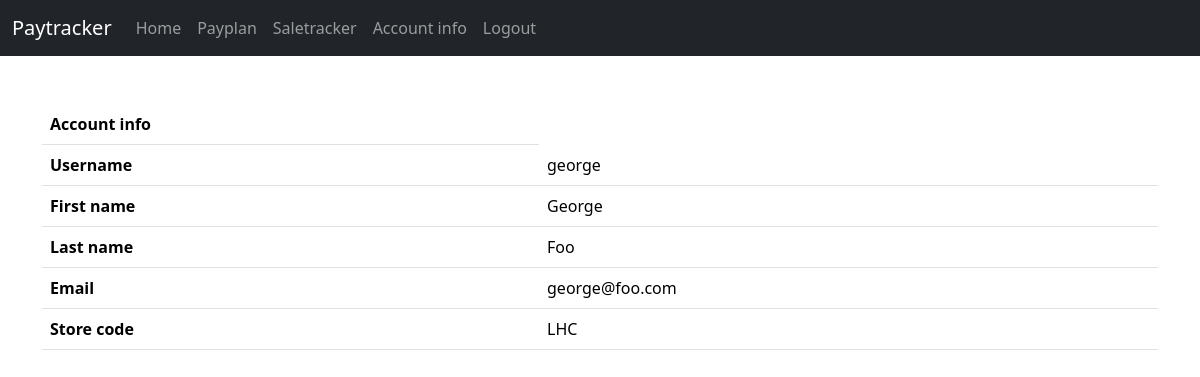
The app's page /users/ (signed in) with its own data.
### payplan/models.py (models this page shows, shortened)
class UserModel(models.Model):
    first_name = models.CharField(max_length=50)
    last_name = models.CharField(max_length=50)
    username = models.CharField(max_length=50)
    email = models.EmailField()
    store_code = models.CharField(max_length=50)

### users/views.py (the view)
# urls.py: path("", views.index, name="index")
def index(request):
    if not request.user.is_authenticated:
        return HttpResponseRedirect(reverse("users:login"))
    account_info = UserModel.objects.filter(username=request.user.username)
    return render(request, "users/index.html", {
        "account_info": account_info
    })

### users/templates/users/index.html
{% extends "users/layout.html" %}
{% block body %}
{% for entry in account_info %}
<table class="table">
    <thead>
        <tr>
            <th scope="col">Account info</th>
        </tr>
    </thead>
    <tbody>
        <tr>
            <th scope="col">Username</th>
            <td>{{ entry.username }}</td>
        </tr>
        <tr>
            <th scope="col">First name</th>
            <td>{{ entry.first_name }}</td>
        </tr>
        <tr>
            <th scope="col">Last name</th>
            <td>{{ entry.last_name }}</td>
        </tr>
        <tr>
            <th scope="col">Email</th>
            <td>{{ entry.email }}</td>
        </tr>
        <tr>
            <th scope="col">Store code</th>
            <td>{{ entry.store_code }}</td>
        </tr>
    </tbody>
</table>
{% endfor %}
{% endblock %}

### records on screen
UserModel: username "george", first_name "George", last_name "Foo", email "george@foo.com", store_code "LHC"
